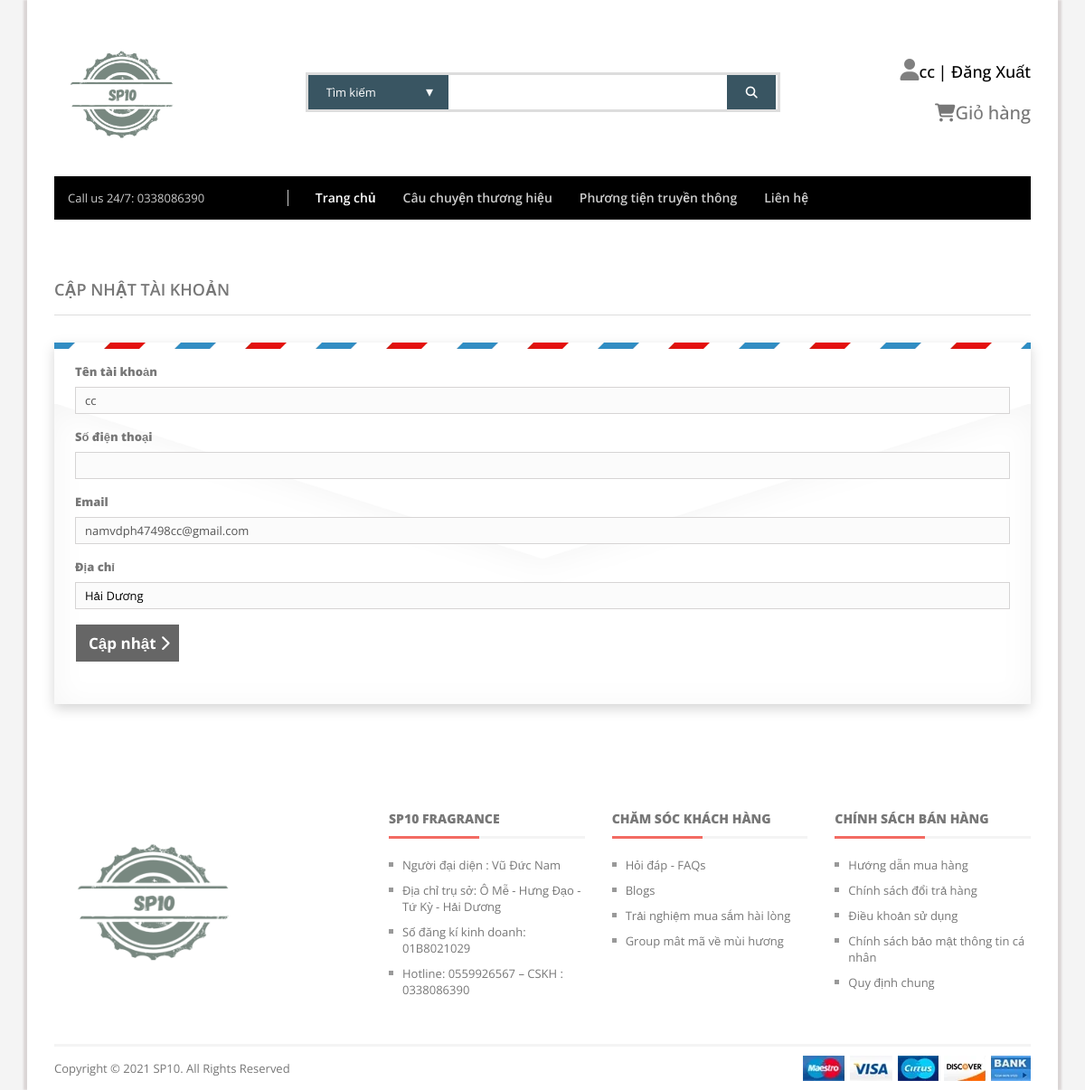
/nam/page/tkadmin.php (signed in), run on an earlier commit of the app's database.
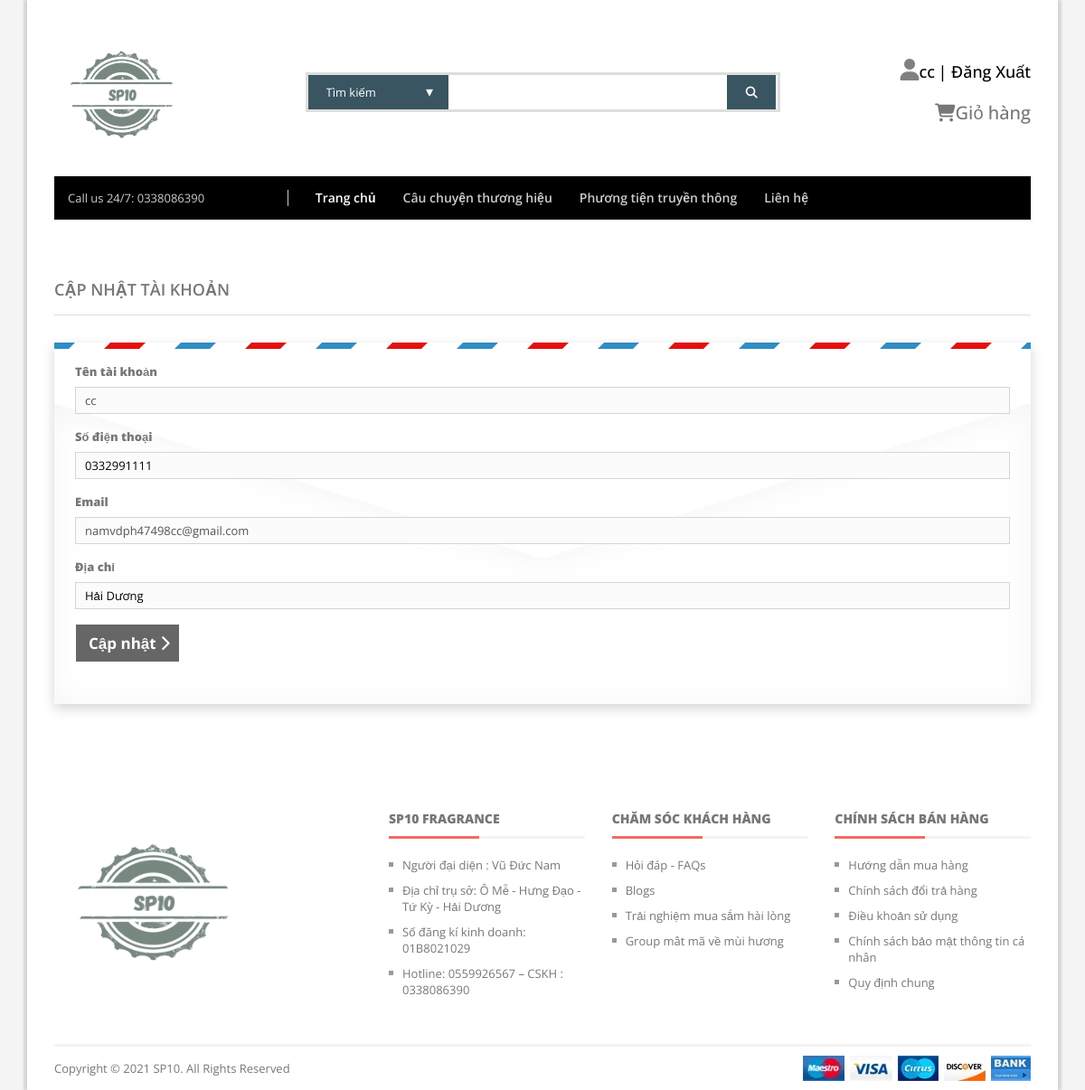
And on a later commit of the database.
### tables this page shows
CREATE TABLE `taikhoan` (
  `id` int NOT NULL,
  `tentk` varchar(50) NOT NULL,
  `pass` varchar(999) NOT NULL,
  `email` varchar(255) NOT NULL,
  `diachi` varchar(255) DEFAULT NULL,
  `sdt` varchar(20) DEFAULT NULL,
  `role` tinyint DEFAULT '0'
);

### nam/include/pdo.php (called while the page is built, shortened)
<?php
function pdo_get_connection(){
    $dburl = "mysql:host=localhost;dbname=duan1;charset=utf8";
    $username = 'root';
    $password = '';
    $conn = new PDO($dburl, $username, $password);
    $conn->setAttribute(PDO::ATTR_ERRMODE, PDO::ERRMODE_EXCEPTION);
    return $conn;
}
function pdo_query_one($sql){
    $sql_args = array_slice(func_get_args(), 1);
    try{
        $conn = pdo_get_connection();
        $stmt = $conn->prepare($sql);
        $stmt->execute($sql_args);
        $row = $stmt->fetch(PDO::FETCH_ASSOC);
        return $row;
    }
    catch(PDOException $e){
        throw $e;
    }
    finally{
        unset($conn);
    }
}

### nam/page/tkadmin.php (the view, shortened to what this page needs)
<?php
require('../include/head.php');
require('../include/header.php');
?>
<section class="page-content mt-50 mb-50">
                            <div class="container">
                                <div class="row">
                                    <div class="col-lg-12">
                                        <div class="page-title">
                                            <h2>Cập nhật tài khoản</h2>
                                        </div>
                                    </div>
                                </div>
                                <div class="row">
                                    <div class="col-lg-12">
                                        <div class="contact-form-container">
                                            <?php $checkusers = pdo_query_one("select * from `taikhoan` where `tentk` = '" . $_SESSION['username'] . "' "); ?>
                                            <form id="contact-form" action="" method="post" class="contact-form">
                                                <div class="row">
                                                    <div class="col-lg-12">
                                                        <div class="form-group">
                                                            <label>Tên tài khoản</label>
                                                            <input type="text" name="username"
                                                                value="<?php echo $checkusers['tentk'] ?>" disabled>
                                                        </div>
                                                        <div class="form-group">
                                                            <label>Số điện thoại</label>
                                                            <input type="number" name="sdt"
                                                                value="<?php echo $checkusers['sdt'] ?>">
                                                        </div>
                                                        <div class="form-group">
                                                            <label>Email</label>
                                                            <input type="email" name="email"
                                                                value="<?php echo $checkusers['email'] ?>" disabled>
                                                        </div>
                                                        <div class="form-group">
                                                            <label>Địa chỉ</label>
                                                            <input type="text" name="diachi"
                                                                value="<?php echo $checkusers['diachi'] ?>">
                                                        </div>
                                                    </div>
                                                    <div class="col-lg-5">
                                                        <div class="form-group">
                                                            <button type="submit" name="submit"> Cập nhật <i
                                                                    class="fa fa-chevron-right"></i></button>
                                                        </div>
                                                    </div>
                                                </div>
                                            </form>
                                            <p class="form-messege pt-10 pb-10 mt-10 mb-10"></p>
                                        </div>
                                    </div>
                                </div>
                            </div>
                        </section>
                        <?php
    require('../include/footer.php');
    ?>

What changed in the data, as far as the page shows it:
changed taikhoan "cc": sdt (not shown) → "0332991111"
